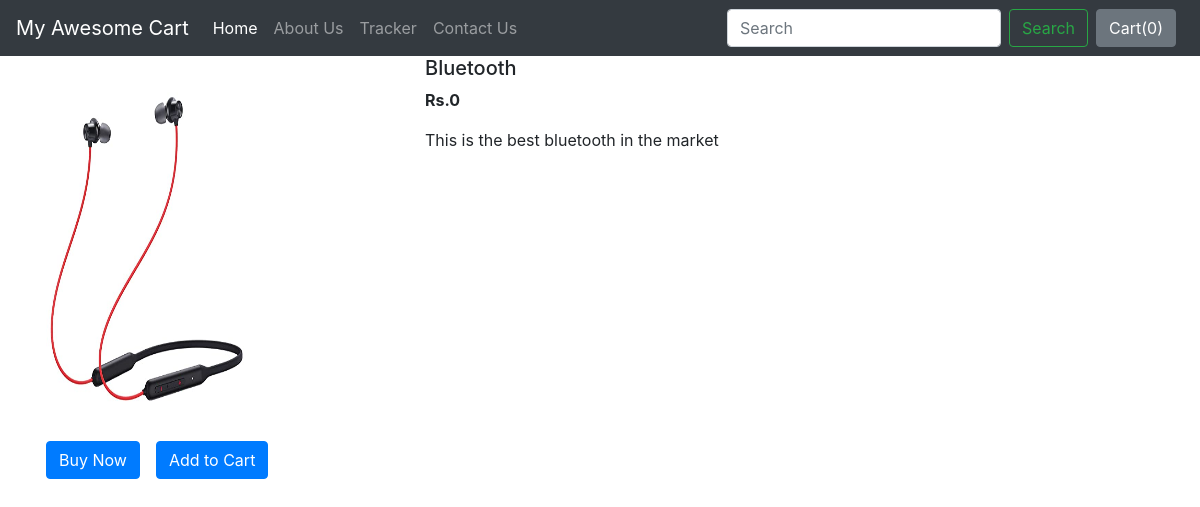
Page /shop/products/21 on the earlier database version.
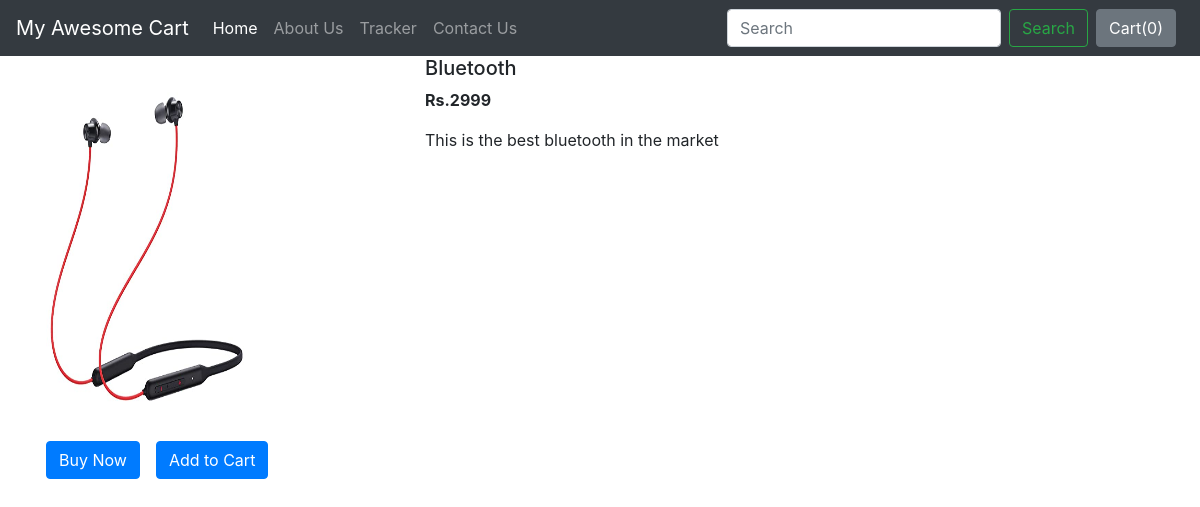
Same page on the later database version.
### shop/models.py (models this page shows, shortened)
class Product(models.Model):
    product_id = models.AutoField
    product_name = models.CharField(max_length=50)
    category = models.CharField(max_length=50, default="")
    subcategory = models.CharField(max_length=50, default="")
    price = models.IntegerField(default=0)
    desc = models.CharField(max_length=300)
    pub_date = models.DateField()
    image = models.ImageField(upload_to="shop/images", default="")

### shop/views.py (the view)
# urls.py: path("products/<int:myid>", views.productView, name="ProductView"),
def productView(request, myid):
    product = Product.objects.filter(id=myid)
    return render(request, 'shop/prodView.html', {'product':product[0]})

### shop/templates/shop/prodView.html (shortened to what this page needs)
{% extends 'shop/basic.html' %}
{% block body %}
<div class="container">
    <div class="row">
        <div class="col-md-4">
            <div class="row">
                <img src="/media/{{product.image}}" width="233px" height="385px">
            </div>
            <div class="row">
                <button class="btn btn-primary mx-3">Buy Now</button>
                <button class="btn btn-primary">Add to Cart</button>
            </div>
        </div>
        <div class="col-md-8">
            <h5>{{product.product_name}}</h5>
            <p><b>Rs.{{product.price}}</b></p>
            <p>{{product.desc}}</p>
        </div>
    </div>
</div>
{% endblock %}

Differences in the rows shown:
changed Product "Bluetooth": price "0" → "2999"
